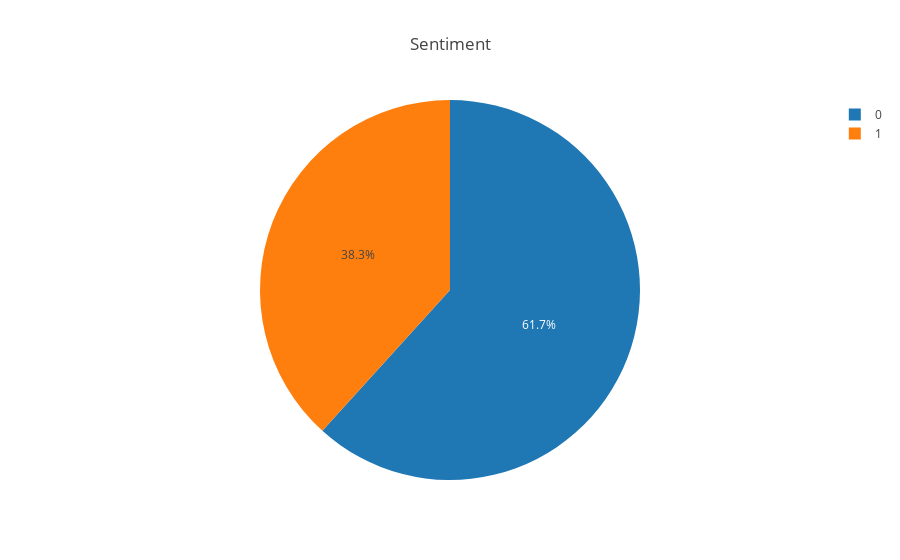

Source (notebook cell):
### Markdown cell above
Plot a pie chart that shows the predicted sentiment label.

### Code cell
product_data = [go.Pie(
            labels=labels_data_plot,
            values=values_data_plot,
    )]

product_layout = go.Layout(
    title='Sentiment',
)

fig = go.Figure(data=product_data, layout=product_layout)
iplot(fig)

### Figure 1 — Plotly figure (JSON) as saved in the notebook; plotly's stock layout.template omitted (floating-point values rounded to 4 significant figures)
{"data": [{"values": [79, 49], "labels": [0, 1], "type": "pie"}], "layout": {"title": "Sentiment"}}
